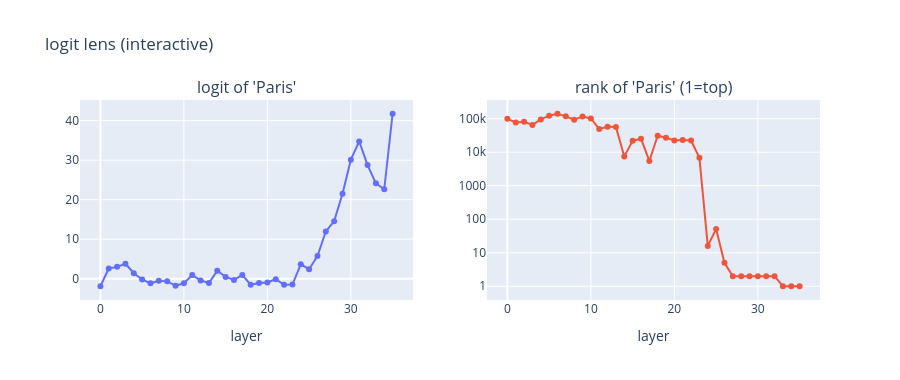

Notebook code for this chart:
### Code cell
# viz — logit lens: hover a layer; residual-stack color = ||h|| at the readout token.
plot_logit_lens(TARGET, target_logits, ranks).show()
norms = [float(cache[i][0].norm()) for i in range(n_layers)]
draw_residual_stack(n_layers, norms=norms, title=f"||residual|| at readout token, target={TARGET!r}")
plt.savefig(FIGURES / "residual_stack_norms.png", dpi=140)
plt.show()

# One extra forward: residual at *every* position, mid layer, colored onto tokens.
MID = n_layers // 2
h_seq = cache_residual_seq(model, enc, MID)  # [seq, hidden]
print(f"full residual at layer {MID}")
show_tensor(h_seq, f"h[seq, hidden] layer {MID}")
colored_token_norms(tok, enc, h_seq.norm(dim=-1), title=f"||h_t|| by token at layer {MID} (circuitsvis)")

### Figure 1 — Plotly figure (JSON) as saved in the notebook; plotly's stock layout.template omitted (floating-point values rounded to 4 significant figures)
{"data": [{"mode": "lines+markers", "name": "logit", "type": "scatter", "x": [0, 1, 2, 3, 4, 5, 6, 7, 8, 9, 10, 11, 12, 13, 14, 15, 16, 17, 18, 19, 20, 21, 22, 23, 24, 25, 26, 27, 28, 29, 30, 31, 32, 33, 34, 35], "xaxis": "x", "y": [-1.922, 2.578, 2.984, 3.766, 1.375, -0.1982, -1.18, -0.5195, -0.6836, -1.789, -1.164, 0.9062, -0.4434, -1.109, 1.992, 0.4316, -0.3145, 0.9414, -1.547, -1.078, -0.9727, -0.1455, -1.562, -1.484, 3.641, 2.391, 5.75, 11.94, 14.56, 21.5, 30.12, 34.75, 28.75, 24.12, 22.62, 41.75], "yaxis": "y"}, {"mode": "lines+markers", "name": "rank", "type": "scatter", "x": [0, 1, 2, 3, 4, 5, 6, 7, 8, 9, 10, 11, 12, 13, 14, 15, 16, 17, 18, 19, 20, 21, 22, 23, 24, 25, 26, 27, 28, 29, 30, 31, 32, 33, 34, 35], "xaxis": "x2", "y": [98682, 77482, 81157, 65200, 95296, 123094, 140306, 117342, 92771, 116683, 101251, 48855, 57910, 56612, 7395, 21828, 25191, 5474, 30949, 27116, 22315, 23073, 22228, 6788, 16, 51, 5, 2, 2, 2, 2, 2, 2, 1, 1, 1], "yaxis": "y2"}], "layout": {"annotations": [{"font": {"size": 16}, "showarrow": false, "text": "logit of 'Paris'", "x": 0.225, "xanchor": "center", "xref": "paper", "y": 1, "yanchor": "bottom", "yref": "paper"}, {"font": {"size": 16}, "showarrow": false, "text": "rank of 'Paris' (1=top)", "x": 0.775, "xanchor": "center", "xref": "paper", "y": 1, "yanchor": "bottom", "yref": "paper"}], "height": 380, "showlegend": false, "title": {"text": "logit lens (interactive)"}, "xaxis": {"anchor": "y", "domain": [0, 0.45], "title": {"text": "layer"}}, "xaxis2": {"anchor": "y2", "domain": [0.55, 1], "title": {"text": "layer"}}, "yaxis": {"anchor": "x", "domain": [0, 1]}, "yaxis2": {"anchor": "x2", "domain": [0, 1], "type": "log"}}}
